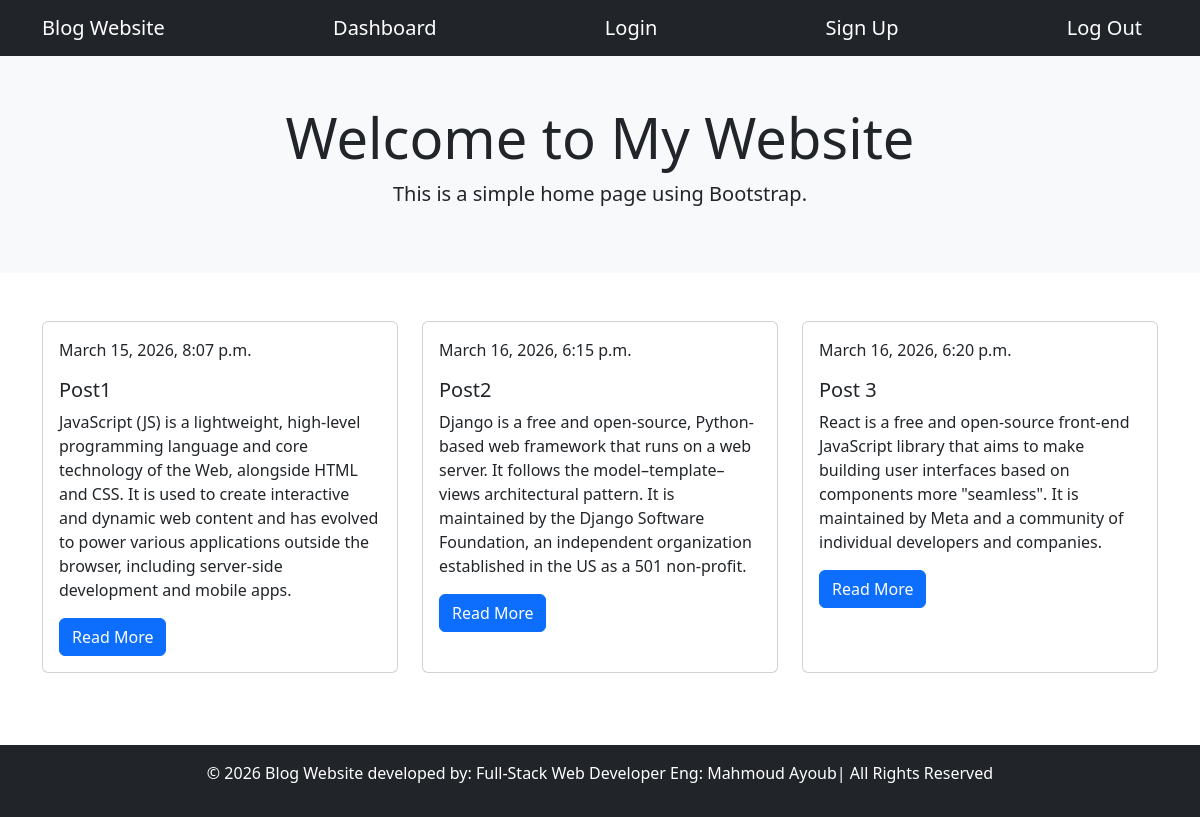
Page /home/ on the earlier database version.
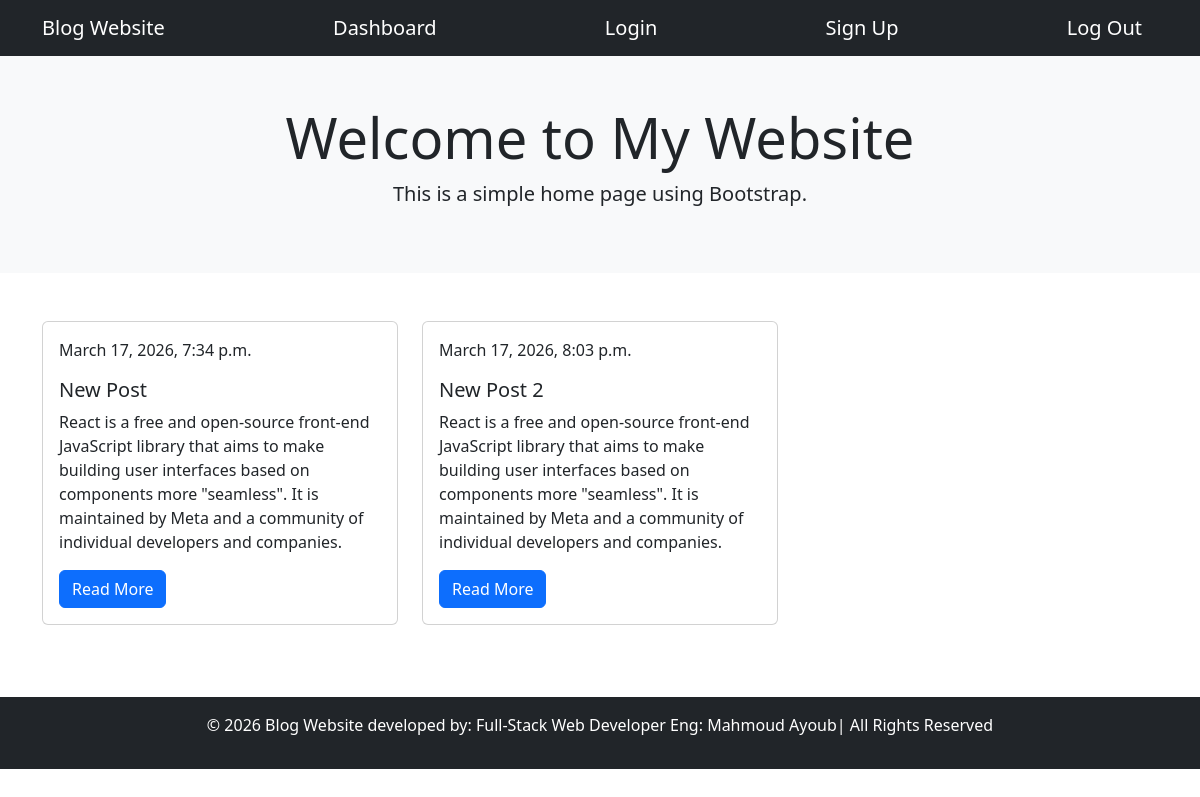
Same page on the later database version.
### blog/models.py (models this page shows, shortened)
class Posts(models.Model):
    title = models.CharField(max_length=100)
    content = models.TextField()
    date = models.DateTimeField(default=timezone.now)
    author = models.ForeignKey(User, on_delete=models.CASCADE)

### blog/views.py (the view)
# urls.py: path('home/', views.home_view, name='home'),
def home_view(request):
    context = {
        'posts': Posts.objects.all()
    }
    return render(request, 'blog/home.html', context)

### blog/templates/blog/home.html
{% extends 'blog/base.html' %} {% load static %} {% block content %}
<nav class="navbar navbar-expand-lg navbar-dark bg-dark">
  <div class="container">
    <a class="navbar-brand" href="#">Blog Website</a>
    <a class="navbar-brand" href="/dashboard">Dashboard</a>
    <a class="navbar-brand" href="/login">Login</a>
    <a class="navbar-brand" href="/signup">Sign Up</a>
    <a class="navbar-brand" href="/login">Log Out</a>
  </div>
</nav>
<section class="bg-light text-center p-5">
  <div class="container">
    <h1 class="display-4">Welcome to My Website</h1>
    <p class="lead">This is a simple home page using Bootstrap.</p>
  </div>
</section>
<div class="container mt-5">
  <div class="row">
    {% for post in posts %}
    <div class="col-md-4 mb-4">
      <div class="card h-100">
        <div class="card-body">
          <p class="card-text">{{ post.date }}</p>
          <h5 class="card-title">{{ post.title }}</h5>
          <p class="card-text">{{ post.content }}</p>
          <a href="#" class="btn btn-primary">Read More</a>
        </div>
      </div>
    </div>
    {% endfor %}
  </div>
</div>
<footer class="bg-dark text-white text-center p-3 mt-5">
  <p>
    © 2026 Blog Website developed by: Full-Stack Web Developer Eng: Mahmoud
    Ayoub| All Rights Reserved
  </p>
</footer>
{% endblock %}

### blog/templates/blog/base.html (shortened to what this page needs)
{%load static%}
<!doctype html>
<html>
  <head>
    <link
      href="https://cdn.jsdelivr.net/npm/bootstrap@5.3.8/dist/css/bootstrap.min.css"
      rel="stylesheet"
    />
  </head>
  <body>
    {% block content %} {% endblock %}
  </body>
</html>

Differences in the rows shown:
removed Posts: date "March 15, 2026, 8:07 p.m.", title "Post1", content "JavaScript (JS) is a lightweight, high-level programming language and core technology of the Web, alongside HTML and CSS. It is used to create interactive and dynamic web content and has evolved to power various applications outside the browser, including server-side development and mobile apps."
removed Posts: date "March 16, 2026, 6:15 p.m.", title "Post2", content "Django is a free and open-source, Python-based web framework that runs on a web server. It follows the model–template–views architectural pattern. It is maintained by the Django Software Foundation, an independent organization established in the US as a 501 non-profit."
removed Posts: date "March 16, 2026, 6:20 p.m.", title "Post 3", content "React is a free and open-source front-end JavaScript library that aims to make building user interfaces based on components more \"seamless\". It is maintained by Meta and a community of individual developers and companies."
added Posts: date "March 17, 2026, 7:34 p.m.", title "New Post", content "React is a free and open-source front-end JavaScript library that aims to make building user interfaces based on components more \"seamless\". It is maintained by Meta and a community of individual developers and companies."
added Posts: date "March 17, 2026, 8:03 p.m.", title "New Post 2", content "React is a free and open-source front-end JavaScript library that aims to make building user interfaces based on components more \"seamless\". It is maintained by Meta and a community of individual developers and companies."
